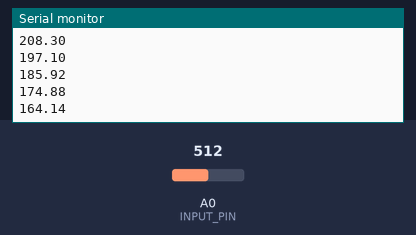
This sketch was run on a simulated Arduino Uno, built with avr-gcc and run on an emulated ATmega328P. Shown: the last lines printed to the serial monitor. The inputs (shaded band) are chosen by the test bench; at power-on: A0 (INPUT_PIN) = 512.

Above: at 1.2 s.
1.3 s: A0 (INPUT_PIN) set to 716
At 1.38 s:
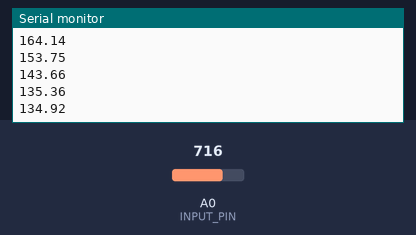
2.8 s: A0 (INPUT_PIN) set to 900
At 2.88 s:
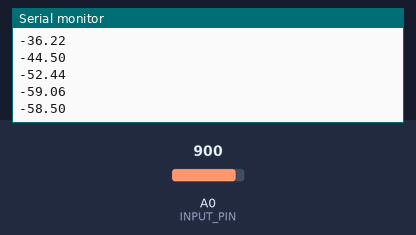
Timing chart, 0 to 5.8 s (numbered marks = the images above; inputs shaded):
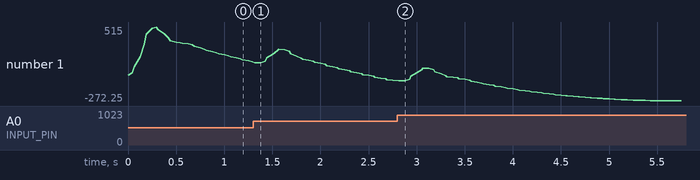

The sketch:

attempt1.ino
```cpp
// This code is an attempt to merge EEG filter with Spike Recorder
// Not tested yet.


#define SAMPLE_RATE 256
#define BAUD_RATE 115200
#define INPUT_PIN A0

// Function prototypes
float EEGFilter(float input);

void setup() {
  // Serial connection begin
  Serial.begin(BAUD_RATE);

  // Additional setup code for BYB Spike Recorder, if needed
}

void loop() {
  // Calculate elapsed time
  static unsigned long past = 0;
  unsigned long present = micros();
  unsigned long interval = present - past;
  past = present;

  // Run timer
  static long timer = 0;
  timer -= interval;

  // Sample
  if(timer < 0){
    timer += 1000000 / SAMPLE_RATE;
    float sensor_value = analogRead(INPUT_PIN);
    float signal = EEGFilter(sensor_value);
    Serial.println(signal);
  }

  // Check for incoming commands from BYB Spike Recorder, if needed
}

// Band-Pass Butterworth IIR digital filter, generated using filter_gen.py.
// Sampling rate: 256.0 Hz, frequency: [0.5, 29.5] Hz.
// Filter is order 4, implemented as second-order sections (biquads).
// Reference:
// https://docs.scipy.org/doc/scipy/reference/generated/scipy.signal.butter.html
// https://courses.ideate.cmu.edu/16-223/f2020/Arduino/FilterDemos/filter_gen.py
float EEGFilter(float input) {
  float output = input;
  {
    static float z1, z2; // filter section state
    float x = output - -0.95391350*z1 - 0.25311356*z2;
    output = 0.00735282*x + 0.01470564*z1 + 0.00735282*z2;
    z2 = z1;
    z1 = x;
  }
  {
    static float z1, z2; // filter section state
    float x = output - -1.20596630*z1 - 0.60558332*z2;
    output = 1.00000000*x + 2.00000000*z1 + 1.00000000*z2;
    z2 = z1;
    z1 = x;
  }
  {
    static float z1, z2; // filter section state
    float x = output - -1.97690645*z1 - 0.97706395*z2;
    output = 1.00000000*x + -2.00000000*z1 + 1.00000000*z2;
    z2 = z1;
    z1 = x;
  }
  {
    static float z1, z2; // filter section state
    float x = output - -1.99071687*z1 - 0.99086813*z2;
    output = 1.00000000*x + -2.00000000*z1 + 1.00000000*z2;
    z2 = z1;
    z1 = x;
  }
  return output;
}
```

Measured:
- after the input at 1.3 s, the serial monitor: prints a new line at once (image 1)
- plotted number 1: 143.66 → -52.44 after the input at 1.3 s
